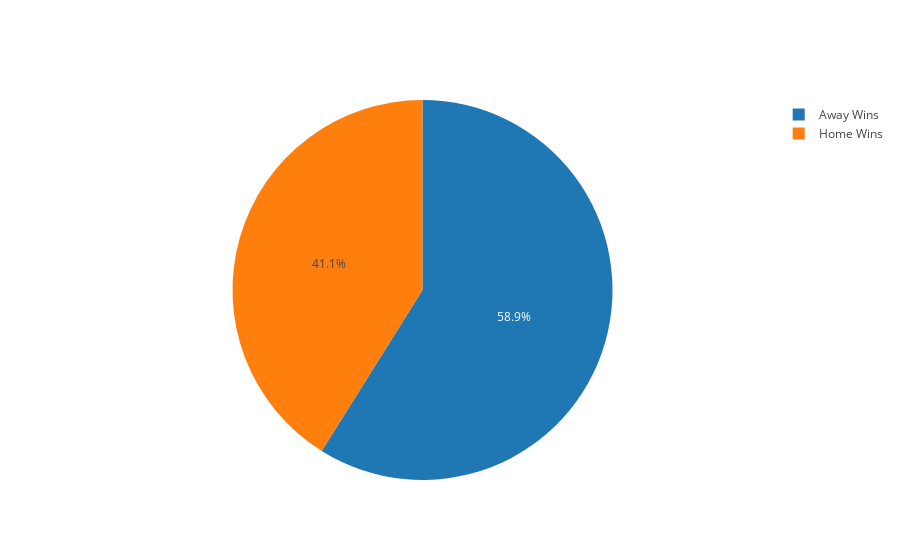

Notebook code for this chart:
### Code cell
labels = ['Home Wins','Away Wins']
values = [count_home,count_away]
trace = go.Pie(labels=labels, values=values)
iplot([trace], filename='basic_pie_chart',show_link=False)

### Figure 1 — Plotly figure (JSON) as saved in the notebook; plotly's stock layout.template omitted (floating-point values rounded to 4 significant figures)
{"data": [{"labels": ["Home Wins", "Away Wins"], "type": "pie", "uid": "56d64c74-6986-49c8-9b4f-c8ad3459db8e", "values": [30, 43]}], "layout": {}}
